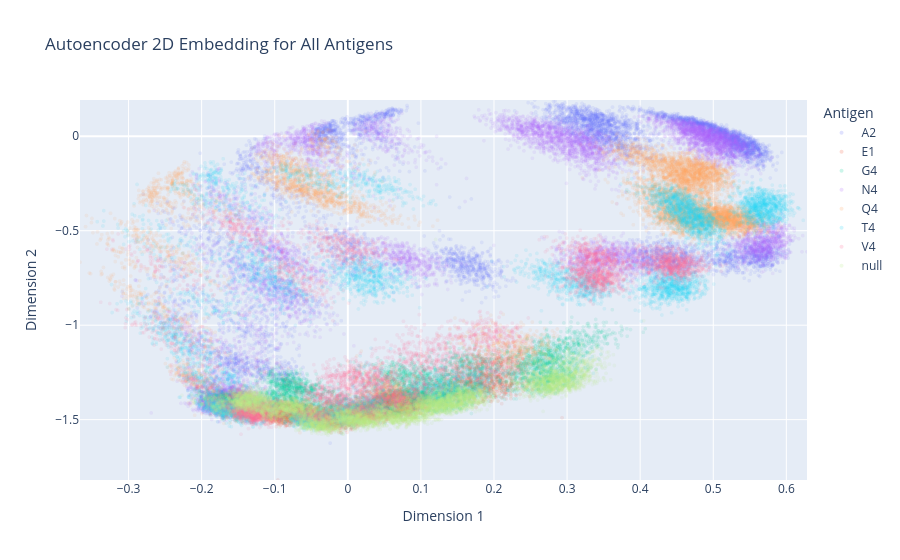
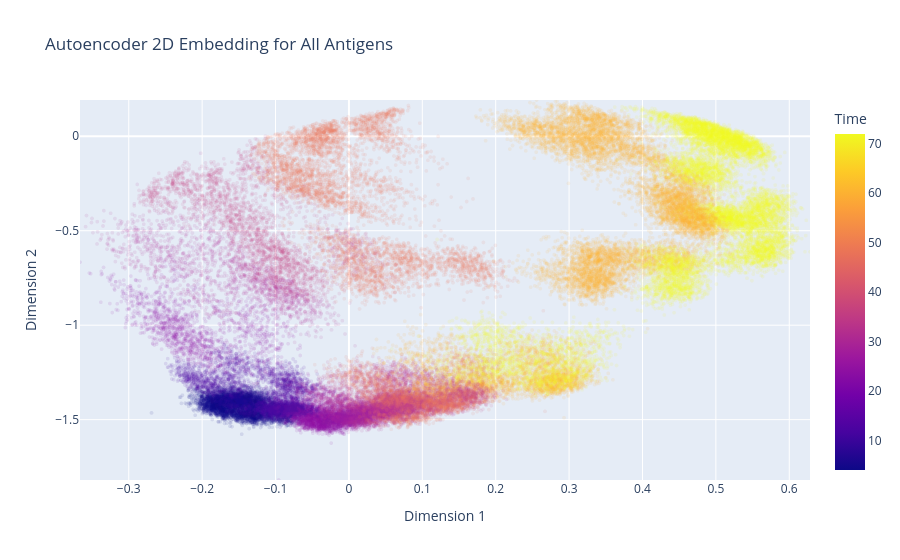

The code cell stored with these charts, in order, in its notebook:
### Code cell
ANTIGENS = ["null", "E1", "G4", "V4", "T4", "Q4", "A2", "N4"]

# for i in range(len(ANTIGENS)):
#    #plot the data for each antigen
#     antigen = ANTIGENS[i]
#     antigen_df = embedding[embedding["Antigen"] == antigen]
#     get_3d_plot(antigen_df,"Autoencoder 3D Embedding Averaged Data (Validation Set) for " + antigen,color='Time')

get_2d_plot(embedding,"Autoencoder 2D Embedding for All Antigens",color="Antigen")
get_2d_plot(embedding,"Autoencoder 2D Embedding for All Antigens",color="Time")

### Figure 1 — Plotly figure (JSON) as saved in the notebook; plotly's stock layout.template omitted (floating-point values rounded to 4 significant figures; data arrays with more than 128 entries replaced by an {"elided": "..."} marker saying what was removed)
{"data": [{"hovertemplate": "Antigen=A2<br>Dimension 1=%{x}<br>Dimension 2=%{y}<extra></extra>", "legendgroup": "A2", "marker": {"color": "#636efa", "opacity": 0.1, "size": 4, "symbol": "circle"}, "mode": "markers", "name": "A2", "showlegend": true, "type": "scattergl", "x": {"elided": "8532 float values"}, "xaxis": "x", "y": {"elided": "8532 float values"}, "yaxis": "y"}, {"hovertemplate": "Antigen=E1<br>Dimension 1=%{x}<br>Dimension 2=%{y}<extra></extra>", "legendgroup": "E1", "marker": {"color": "#EF553B", "opacity": 0.1, "size": 4, "symbol": "circle"}, "mode": "markers", "name": "E1", "showlegend": true, "type": "scattergl", "x": {"elided": "5417 float values"}, "xaxis": "x", "y": {"elided": "5417 float values"}, "yaxis": "y"}, {"hovertemplate": "Antigen=G4<br>Dimension 1=%{x}<br>Dimension 2=%{y}<extra></extra>", "legendgroup": "G4", "marker": {"color": "#00cc96", "opacity": 0.1, "size": 4, "symbol": "circle"}, "mode": "markers", "name": "G4", "showlegend": true, "type": "scattergl", "x": {"elided": "6598 float values"}, "xaxis": "x", "y": {"elided": "6598 float values"}, "yaxis": "y"}, {"hovertemplate": "Antigen=N4<br>Dimension 1=%{x}<br>Dimension 2=%{y}<extra></extra>", "legendgroup": "N4", "marker": {"color": "#ab63fa", "opacity": 0.1, "size": 4, "symbol": "circle"}, "mode": "markers", "name": "N4", "showlegend": true, "type": "scattergl", "x": {"elided": "8815 float values"}, "xaxis": "x", "y": {"elided": "8815 float values"}, "yaxis": "y"}, {"hovertemplate": "Antigen=Q4<br>Dimension 1=%{x}<br>Dimension 2=%{y}<extra></extra>", "legendgroup": "Q4", "marker": {"color": "#FFA15A", "opacity": 0.1, "size": 4, "symbol": "circle"}, "mode": "markers", "name": "Q4", "showlegend": true, "type": "scattergl", "x": {"elided": "9235 float values"}, "xaxis": "x", "y": {"elided": "9235 float values"}, "yaxis": "y"}, {"hovertemplate": "Antigen=T4<br>Dimension 1=%{x}<br>Dimension 2=%{y}<extra></extra>", "legendgroup": "T4", "marker": {"color": "#19d3f3", "opacity": 0.1, "size": 4, "symbol": "circle"}, "mode": "markers", "name": "T4", "showlegend": true, "type": "scattergl", "x": {"elided": "8514 float values"}, "xaxis": "x", "y": {"elided": "8514 float values"}, "yaxis": "y"}, {"hovertemplate": "Antigen=V4<br>Dimension 1=%{x}<br>Dimension 2=%{y}<extra></extra>", "legendgroup": "V4", "marker": {"color": "#FF6692", "opacity": 0.1, "size": 4, "symbol": "circle"}, "mode": "markers", "name": "V4", "showlegend": true, "type": "scattergl", "x": {"elided": "6923 float values"}, "xaxis": "x", "y": {"elided": "6923 float values"}, "yaxis": "y"}, {"hovertemplate": "Antigen=null<br>Dimension 1=%{x}<br>Dimension 2=%{y}<extra></extra>", "legendgroup": "null", "marker": {"color": "#B6E880", "opacity": 0.1, "size": 4, "symbol": "circle"}, "mode": "markers", "name": "null", "showlegend": true, "type": "scattergl", "x": {"elided": "7102 float values"}, "xaxis": "x", "y": {"elided": "7102 float values"}, "yaxis": "y"}], "layout": {"legend": {"title": {"text": "Antigen"}, "tracegroupgap": 0}, "title": {"text": "Autoencoder 2D Embedding for All Antigens"}, "xaxis": {"anchor": "y", "domain": [0, 1], "range": [-0.3664, 0.6283], "title": {"text": "Dimension 1"}}, "yaxis": {"anchor": "x", "domain": [0, 1], "range": [-1.819, 0.192], "title": {"text": "Dimension 2"}}}}

### Figure 2 — Plotly figure (JSON) as saved in the notebook; plotly's stock layout.template omitted (floating-point values rounded to 4 significant figures; data arrays with more than 128 entries replaced by an {"elided": "..."} marker saying what was removed)
{"data": [{"hovertemplate": "Dimension 1=%{x}<br>Dimension 2=%{y}<br>Time=%{marker.color}<extra></extra>", "legendgroup": "", "marker": {"color": {"elided": "61136 int values"}, "coloraxis": "coloraxis", "opacity": 0.1, "size": 4, "symbol": "circle"}, "mode": "markers", "name": "", "showlegend": false, "type": "scattergl", "x": {"elided": "61136 float values"}, "xaxis": "x", "y": {"elided": "61136 float values"}, "yaxis": "y"}], "layout": {"coloraxis": {"colorbar": {"title": {"text": "Time"}}, "colorscale": [[0, "#0d0887"], [0.1111, "#46039f"], [0.2222, "#7201a8"], [0.3333, "#9c179e"], [0.4444, "#bd3786"], [0.5556, "#d8576b"], [0.6667, "#ed7953"], [0.7778, "#fb9f3a"], [0.8889, "#fdca26"], [1, "#f0f921"]]}, "legend": {"title": {"text": "Antigen"}, "tracegroupgap": 0}, "title": {"text": "Autoencoder 2D Embedding for All Antigens"}, "xaxis": {"anchor": "y", "domain": [0, 1], "range": [-0.3664, 0.6283], "title": {"text": "Dimension 1"}}, "yaxis": {"anchor": "x", "domain": [0, 1], "range": [-1.819, 0.192], "title": {"text": "Dimension 2"}}}}
